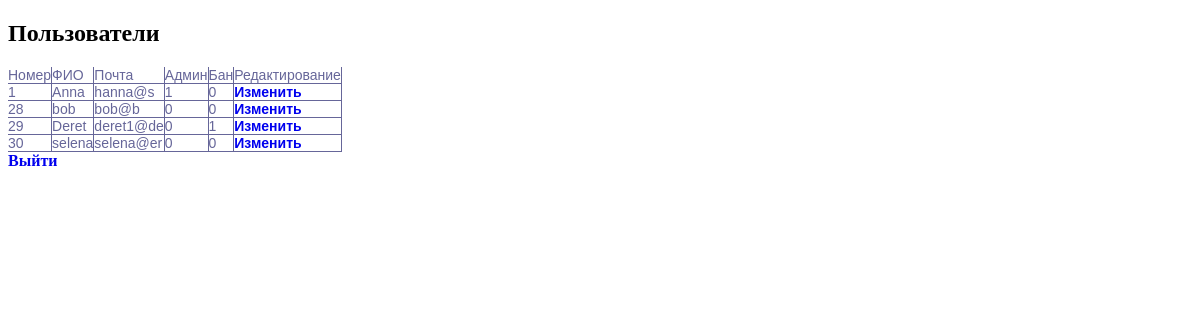
The app's page /admin.php with its own data.
### tables this page shows
CREATE TABLE `user` (
  `id` int(11) NOT NULL,
  `login` varchar(20) NOT NULL,
  `password` varchar(32) NOT NULL,
  `full_name` varchar(150) NOT NULL,
  `email` varchar(100) NOT NULL,
  `phone` varchar(20) DEFAULT NULL,
  `ava` varchar(100) DEFAULT NULL,
  `admin` int(1) NOT NULL DEFAULT '0',
  `ban` int(1) NOT NULL DEFAULT '0'
);

### admin.php (the view, shortened to what this page needs)
<?php
require_once	'connect.php';
?>
<!doctype html>
<html lang="ru">
<head>
<link href="css/style.css" rel="stylesheet">
<body>
  <h2>Пользователи</h2>
  <table>
    <tr>
      <td>Номер</td>
      <td>ФИО</td>
      <td>Почта</td>
      <td>Админ</td>
      <td>Бан</td>
      <td>Редактирование</td>
    </tr>
    <?php
      $sql = mysqli_query($connect, 'SELECT `id`, `full_name`,  `email`, `admin`, `ban` FROM `user`');
      while ($result = mysqli_fetch_array($sql)) {
        echo '<tr>' .
             "<td>{$result['id']}</td>" .
             "<td>{$result['full_name']}</td>" .
             "<td>{$result['email']}</td>" .
             "<td>{$result['admin']}</td>" .
             "<td>{$result['ban']} </td>" .
             "<td><a href='?red_id={$result['id']}'>Изменить</a></td>" .
             '</tr>';
      }
    ?>
  </table>
  <p><a href="exit.php">Выйти</a></p>
  </head>
</body>
</html>

### css/style.css (style rules this page uses)
* { box-sizing: border-box; }
body { align-items: center; }
a { font-weight: bold; text-decoration: none; }
p { margin: 0; }
table { font-family: "Lucida Sans Unicode", "Lucida Grande", Sans-Serif; font-size: 14px; background: rgb(255, 255, 255); border-collapse: collapse; text-align: left; }
td { color: #669; padding: 0; transition: .3s linear; border-style: solid; border-width: 0 1px 1px 0; }

### records on screen
user: id "1", full_name "Anna", email "hanna@s", admin "1", ban "0"
user: id "28", full_name "bob", email "bob@b", admin "0", ban "0"
user: id "29", full_name "Deret", email "deret1@de", admin "0", ban "1"
user: id "30", full_name "selena", email "selena@er", admin "0", ban "0"
